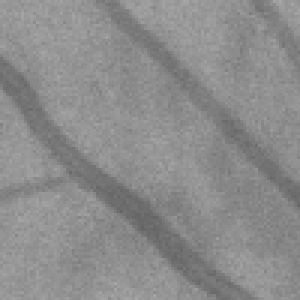
#> input picture testt.bmp, 100 x 100 px, found by its file name (shown 3 times larger)
$ python Norm.py
#> lines starting #> are read from the running program, lines starting #| are printed output that depends on the picture
import cv2 as cv

# [24 lines of commented-out code are left out]

img = cv.imread("C:/Users/kenny/PycharmProjects/Tensorflow/venv/testt.bmp")
#> img is the input picture: shape (100, 100, 3); min 99, max 167, mean 139.9
cv.normalize(img, img, 0, 255, cv.NORM_MINMAX)
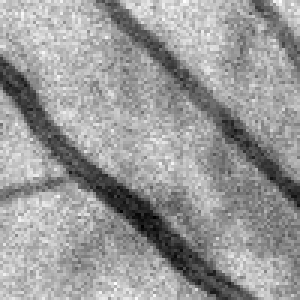
#> img: shape (100, 100, 3) (shown 3 times larger); min 0, max 255, mean 153.5

dest_path = "C:/Users/kenny/PycharmProjects/Tensorflow/venv/testt_norm.bmp"
cv.imwrite(dest_path, img)
